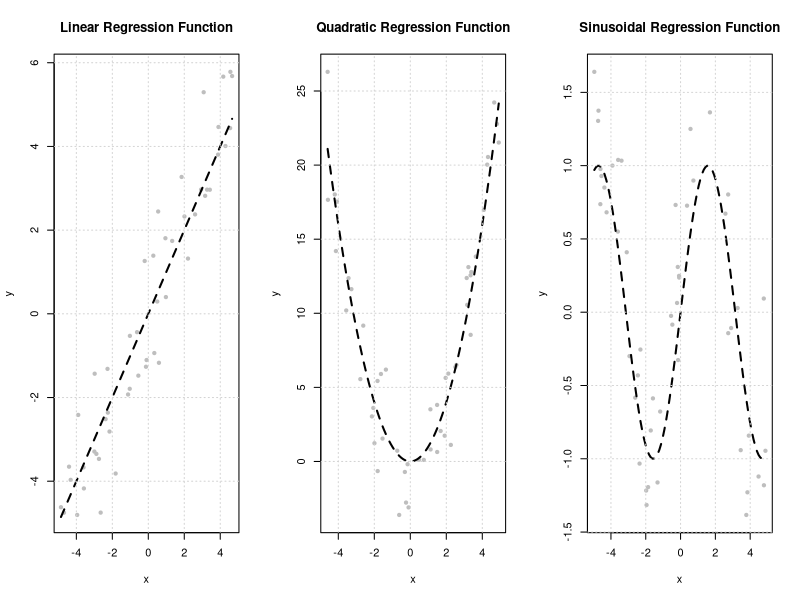
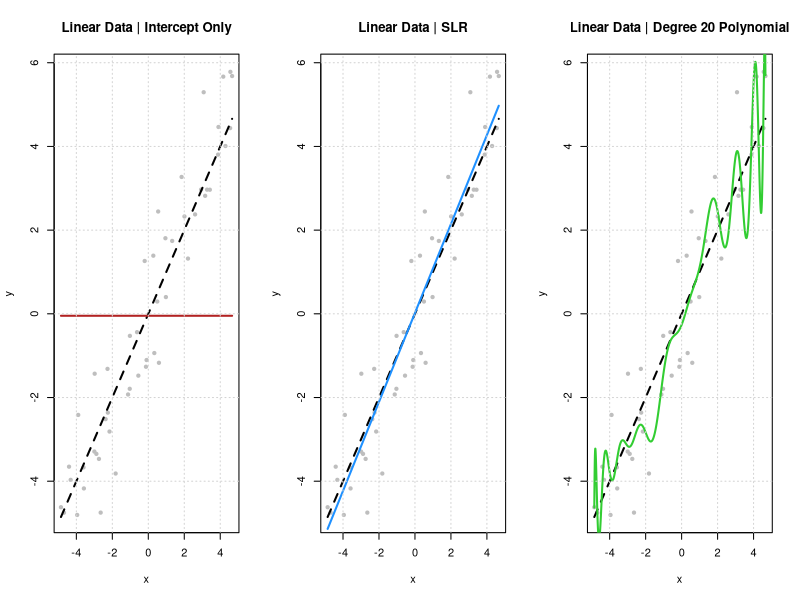
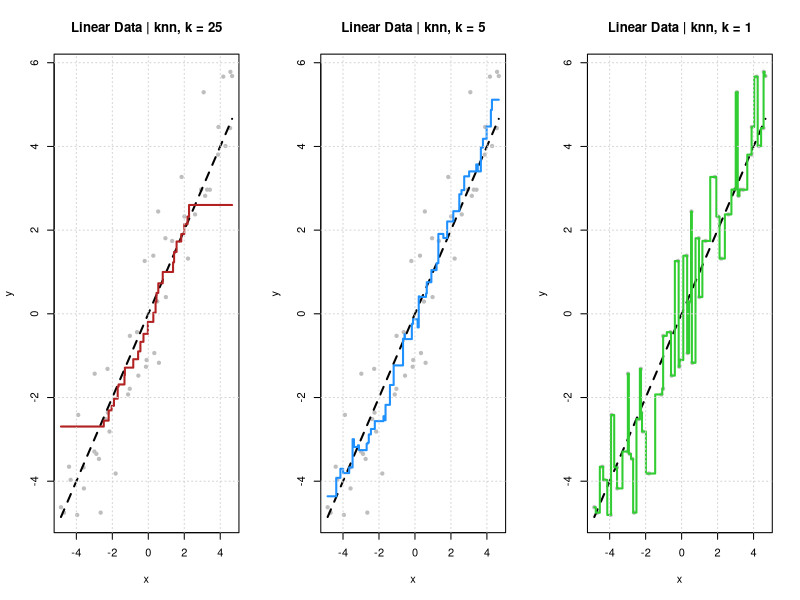
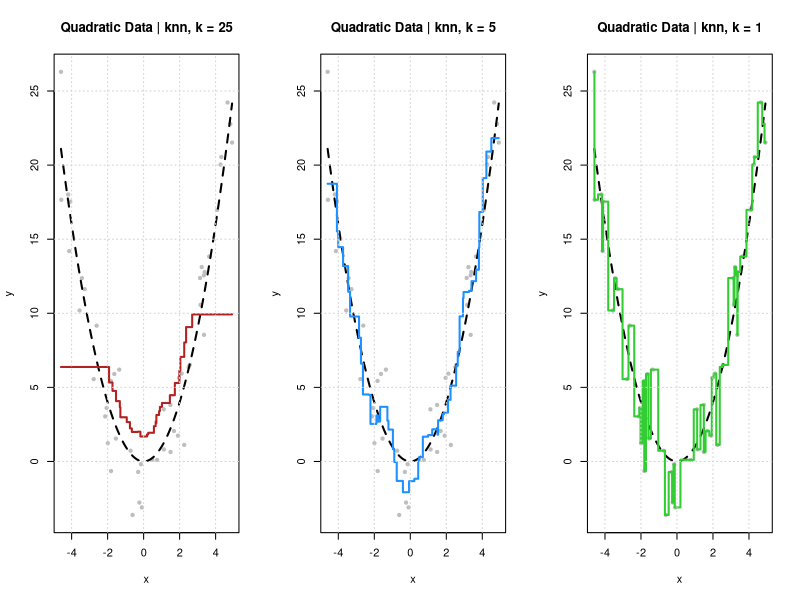
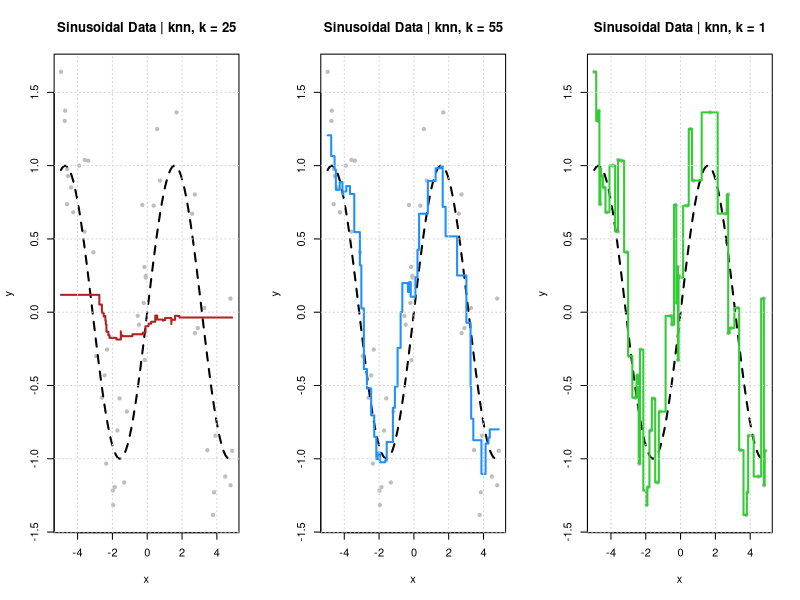
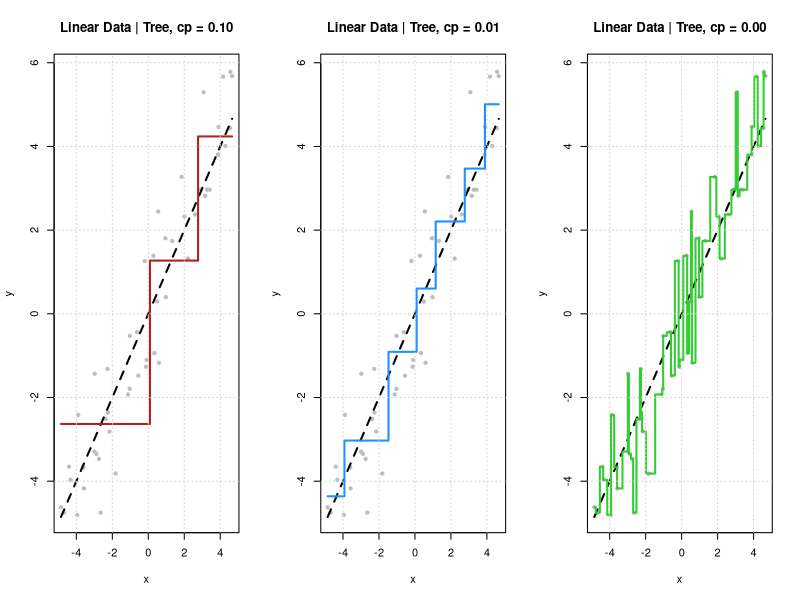
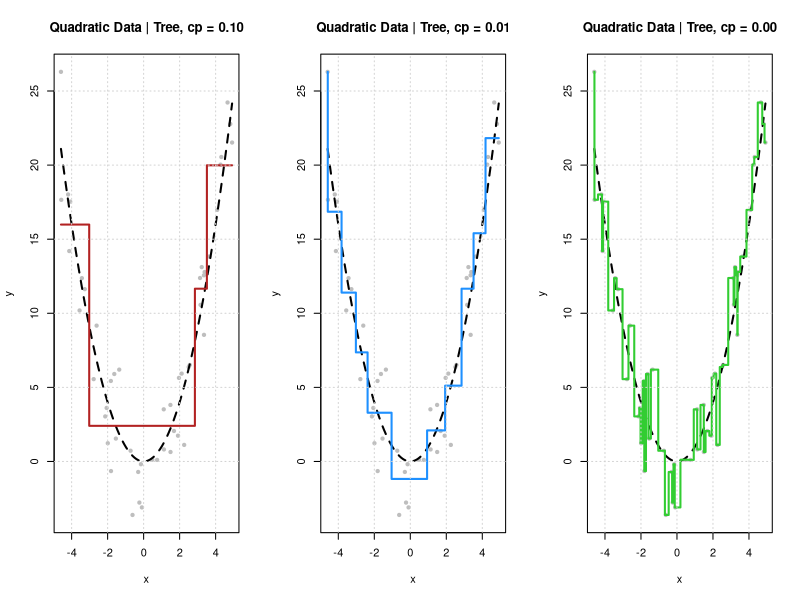
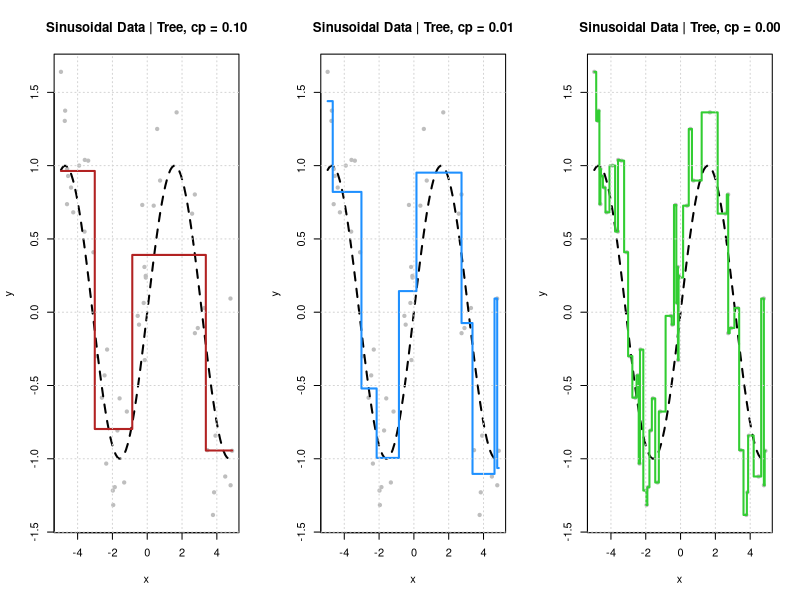

These figures' R source, in order:
## ---- chunk 1
knitr::opts_chunk$set(cache = TRUE, autodep = TRUE, fig.align = "center")
## ---- chunk 2
library(tibble)
library(caret)
library(rpart)
library(knitr)
library(kableExtra)
library(dplyr)
## ---- chunk 3
line_reg_fun = function(x) {
  x
}
## ---- chunk 4
quad_reg_fun = function(x) {
  x ^ 2
}
## ---- chunk 5
sine_reg_fun = function(x) {
  sin(x)
}
## ---- chunk 6
gen_sim_data = function(f, sample_size = 50, sd = 1) {
  x = runif(n = sample_size, min = -5, max = 5)
  y = rnorm(n = sample_size, mean = f(x), sd = sd)
  tibble::tibble(x = x, y = y)
}
## ---- chunk 7
set.seed(5)
line_data = gen_sim_data(f = line_reg_fun, sample_size = 50, sd = 1.0)
quad_data = gen_sim_data(f = quad_reg_fun, sample_size = 50, sd = 2.0)
sine_data = gen_sim_data(f = sine_reg_fun, sample_size = 50, sd = 0.5)
## ---- chunk 8
set.seed(42)
line_data_unseen = gen_sim_data(f = line_reg_fun, sample_size = 100000, sd = 1.0)
quad_data_unseen = gen_sim_data(f = quad_reg_fun, sample_size = 100000, sd = 2.0)
sine_data_unseen = gen_sim_data(f = sine_reg_fun, sample_size = 100000, sd = 0.5)
## ---- chunk 9
x_grid = tibble(x = seq(-5, 5, by = 0.001))
## ---- chunk 10
par(mfrow = c (1, 3))

plot(line_data, pch = 20, col = "grey",
     main = "Linear Regression Function")
curve(line_reg_fun(x), add = TRUE, lwd = 2, lty = 2)
grid()

plot(quad_data, pch = 20, col = "grey",
     main = "Quadratic Regression Function")
curve(quad_reg_fun(x), add = TRUE, lwd = 2, lty = 2)
grid()

plot(sine_data, pch = 20, col = "grey",
     main = "Sinusoidal Regression Function")
curve(sine_reg_fun(x), add = TRUE, lwd = 2, lty = 2)
grid()
## ---- chunk 11
calc_rmse = function(model, data, response) {
  actual = data[[response]]
  predicted = predict(model, data)
  sqrt(mean((actual - predicted) ^ 2))
}
## ---- chunk 12
lm_line_int = lm(y ~ 1,                    data = line_data)
lm_line_slr = lm(y ~ poly(x, degree = 1),  data = line_data)
lm_line_ply = lm(y ~ poly(x, degree = 20), data = line_data)
## ---- chunk 13
par(mfrow = c(1, 3))

plot(line_data, pch = 20, col = "grey",
     main = "Linear Data | Intercept Only")
curve(line_reg_fun(x), add = TRUE, lwd = 2, lty = 2)
curve(predict(lm_line_int, tibble(x = x)), 
      col = "firebrick", lwd = 2, lty = 1, add = TRUE, n = 10000)
grid()

plot(line_data, pch = 20, col = "grey",
     main = "Linear Data | SLR")
curve(line_reg_fun(x), add = TRUE, lwd = 2, lty = 2)
curve(predict(lm_line_slr, tibble(x = x)),
      col = "dodgerblue", lwd = 2, lty = 1, add = TRUE, n = 10000)
grid()

plot(line_data, pch = 20, col = "grey",
     main = "Linear Data | Degree 20 Polynomial")
curve(line_reg_fun(x), add = TRUE, lwd = 2, lty = 2)
curve(predict(lm_line_ply, tibble(x = x)),
      col = "limegreen", lwd = 2, lty = 1, add = TRUE, n = 10000)
grid()
## ---- chunk 14
knn_line_25 = knnreg(y ~ x, data = line_data, k = 25)
knn_line_05 = knnreg(y ~ x, data = line_data, k = 5)
knn_line_01 = knnreg(y ~ x, data = line_data, k = 1)
## ---- chunk 15
par(mfrow = c(1, 3))

plot(line_data, pch = 20, col = "grey",
     main = "Linear Data | knn, k = 25")
curve(line_reg_fun(x), add = TRUE, lwd = 2, lty = 2)
curve(predict(knn_line_25, tibble(x = x)), 
      col = "firebrick", lwd = 2, lty = 1, add = TRUE, n = 10000)
grid()

plot(line_data, pch = 20, col = "grey",
     main = "Linear Data | knn, k = 5")
curve(line_reg_fun(x), add = TRUE, lwd = 2, lty = 2)
curve(predict(knn_line_05, tibble(x = x)),
      col = "dodgerblue", lwd = 2, lty = 1, add = TRUE, n = 10000)
grid()

plot(line_data, pch = 20, col = "grey",
     main = "Linear Data | knn, k = 1")
curve(line_reg_fun(x), add = TRUE, lwd = 2, lty = 2)
curve(predict(knn_line_01, tibble(x = x)),
      col = "limegreen", lwd = 2, lty = 1, add = TRUE, n = 10000)
grid()
## ---- chunk 16
knn_line_trn_rmse = c(
  calc_rmse(model = knn_line_25, data = line_data, response = "y"),
  calc_rmse(model = knn_line_05, data = line_data, response = "y"),
  calc_rmse(model = knn_line_01, data = line_data, response = "y"))

knn_line_tst_rmse = c(
  calc_rmse(model = knn_line_25, data = line_data_unseen, response = "y"),
  calc_rmse(model = knn_line_05, data = line_data_unseen, response = "y"),
  calc_rmse(model = knn_line_01, data = line_data_unseen, response = "y"))

tibble(k = c(25, 5, 1),
       "Train RMSE" = round(knn_line_trn_rmse, 3),
       "Test RMSE" = round(knn_line_tst_rmse, 3)) %>%
  kable %>% 
  kable_styling("striped", full_width = FALSE)
## ---- chunk 17
knn_quad_25 = knnreg(y ~ x, data = quad_data, k = 25)
knn_quad_05 = knnreg(y ~ x, data = quad_data, k = 5)
knn_quad_01 = knnreg(y ~ x, data = quad_data, k = 1)
## ---- chunk 18
par(mfrow = c(1, 3))

plot(quad_data, pch = 20, col = "grey",
     main = "Quadratic Data | knn, k = 25")
curve(quad_reg_fun(x), add = TRUE, lwd = 2, lty = 2)
curve(predict(knn_quad_25, tibble(x = x)), 
      col = "firebrick", lwd = 2, lty = 1, add = TRUE, n = 10000)
grid()

plot(quad_data, pch = 20, col = "grey",
     main = "Quadratic Data | knn, k = 5")
curve(quad_reg_fun(x), add = TRUE, lwd = 2, lty = 2)
curve(predict(knn_quad_05, tibble(x = x)),
      col = "dodgerblue", lwd = 2, lty = 1, add = TRUE, n = 10000)
grid()

plot(quad_data, pch = 20, col = "grey",
     main = "Quadratic Data | knn, k = 1")
curve(quad_reg_fun(x), add = TRUE, lwd = 2, lty = 2)
curve(predict(knn_quad_01, tibble(x = x)),
      col = "limegreen", lwd = 2, lty = 1, add = TRUE, n = 10000)
grid()
## ---- chunk 19
knn_quad_trn_rmse = c(
  calc_rmse(model = knn_quad_25, data = quad_data, response = "y"),
  calc_rmse(model = knn_quad_05, data = quad_data, response = "y"),
  calc_rmse(model = knn_quad_01, data = quad_data, response = "y"))

knn_quad_tst_rmse = c(
  calc_rmse(model = knn_quad_25, data = quad_data_unseen, response = "y"),
  calc_rmse(model = knn_quad_05, data = quad_data_unseen, response = "y"),
  calc_rmse(model = knn_quad_01, data = quad_data_unseen, response = "y"))

tibble(k = c(25, 5, 1),
       "Train RMSE" = round(knn_quad_trn_rmse, 3),
       "Test RMSE" = round(knn_quad_tst_rmse, 3)) %>%
  kable %>% 
  kable_styling("striped", full_width = FALSE)
## ---- chunk 20
knn_sine_25 = knnreg(y ~ x, data = sine_data, k = 25)
knn_sine_05 = knnreg(y ~ x, data = sine_data, k = 5)
knn_sine_01 = knnreg(y ~ x, data = sine_data, k = 1)
## ---- chunk 21
par(mfrow = c(1, 3))

plot(sine_data, pch = 20, col = "grey",
     main = "Sinusoidal Data | knn, k = 25")
curve(sine_reg_fun(x), add = TRUE, lwd = 2, lty = 2)
curve(predict(knn_sine_25, tibble(x = x)), 
      col = "firebrick", lwd = 2, lty = 1, add = TRUE, n = 10000)
grid()

plot(sine_data, pch = 20, col = "grey",
     main = "Sinusoidal Data | knn, k = 55")
curve(sine_reg_fun(x), add = TRUE, lwd = 2, lty = 2)
curve(predict(knn_sine_05, tibble(x = x)),
      col = "dodgerblue", lwd = 2, lty = 1, add = TRUE, n = 10000)
grid()

plot(sine_data, pch = 20, col = "grey",
     main = "Sinusoidal Data | knn, k = 1")
curve(sine_reg_fun(x), add = TRUE, lwd = 2, lty = 2)
curve(predict(knn_sine_01, tibble(x = x)),
      col = "limegreen", lwd = 2, lty = 1, add = TRUE, n = 10000)
grid()
## ---- chunk 22
knn_sine_trn_rmse = c(
  calc_rmse(model = knn_sine_25, data = sine_data, response = "y"),
  calc_rmse(model = knn_sine_05, data = sine_data, response = "y"),
  calc_rmse(model = knn_sine_01, data = sine_data, response = "y"))

knn_sine_tst_rmse = c(
  calc_rmse(model = knn_sine_25, data = sine_data_unseen, response = "y"),
  calc_rmse(model = knn_sine_05, data = sine_data_unseen, response = "y"),
  calc_rmse(model = knn_sine_01, data = sine_data_unseen, response = "y"))

tibble(k = c(25, 5, 1),
       "Train RMSE" = round(knn_sine_trn_rmse, 3),
       "Test RMSE" = round(knn_sine_tst_rmse, 3)) %>%
  kable %>% 
  kable_styling("striped", full_width = FALSE)
## ---- chunk 23
tree_line_010 = rpart(y ~ x, data = line_data, cp = 0.10, minsplit = 2)
tree_line_001 = rpart(y ~ x, data = line_data, cp = 0.01, minsplit = 2)
tree_line_000 = rpart(y ~ x, data = line_data, cp = 0.00, minsplit = 2)
## ---- chunk 24
par(mfrow = c(1, 3))

plot(line_data, pch = 20, col = "grey",
     main = "Linear Data | Tree, cp = 0.10")
curve(line_reg_fun(x), add = TRUE, lwd = 2, lty = 2)
curve(predict(tree_line_010, tibble(x = x)), 
      col = "firebrick", lwd = 2, lty = 1, add = TRUE, n = 10000)
grid()

plot(line_data, pch = 20, col = "grey",
     main = "Linear Data | Tree, cp = 0.01")
curve(line_reg_fun(x), add = TRUE, lwd = 2, lty = 2)
curve(predict(tree_line_001, tibble(x = x)),
      col = "dodgerblue", lwd = 2, lty = 1, add = TRUE, n = 10000)
grid()

plot(line_data, pch = 20, col = "grey",
     main = "Linear Data | Tree, cp = 0.00")
curve(line_reg_fun(x), add = TRUE, lwd = 2, lty = 2)
curve(predict(tree_line_000, tibble(x = x)),
      col = "limegreen", lwd = 2, lty = 1, add = TRUE, n = 10000)
grid()
## ---- chunk 25
tree_line_trn_rmse = c(
  calc_rmse(model = tree_line_010, data = line_data, response = "y"),
  calc_rmse(model = tree_line_001, data = line_data, response = "y"),
  calc_rmse(model = tree_line_000, data = line_data, response = "y"))

tree_line_tst_rmse = c(
  calc_rmse(model = tree_line_010, data = line_data_unseen, response = "y"),
  calc_rmse(model = tree_line_001, data = line_data_unseen, response = "y"),
  calc_rmse(model = tree_line_000, data = line_data_unseen, response = "y"))

tibble(k = c(25, 5, 1),
       "Train RMSE" = round(tree_line_trn_rmse, 3),
       "Test RMSE" = round(tree_line_tst_rmse, 3)) %>%
  kable %>% 
  kable_styling("striped", full_width = FALSE)
## ---- chunk 26
tree_quad_010 = rpart(y ~ x, data = quad_data, cp = 0.10, minsplit = 2)
tree_quad_001 = rpart(y ~ x, data = quad_data, cp = 0.01, minsplit = 2)
tree_quad_000 = rpart(y ~ x, data = quad_data, cp = 0.00, minsplit = 2)
## ---- chunk 27
par(mfrow = c(1, 3))

plot(quad_data, pch = 20, col = "grey",
     main = "Quadratic Data | Tree, cp = 0.10")
curve(quad_reg_fun(x), add = TRUE, lwd = 2, lty = 2)
curve(predict(tree_quad_010, tibble(x = x)), 
      col = "firebrick", lwd = 2, lty = 1, add = TRUE, n = 10000)
grid()

plot(quad_data, pch = 20, col = "grey",
     main = "Quadratic Data | Tree, cp = 0.01")
curve(quad_reg_fun(x), add = TRUE, lwd = 2, lty = 2)
curve(predict(tree_quad_001, tibble(x = x)),
      col = "dodgerblue", lwd = 2, lty = 1, add = TRUE, n = 10000)
grid()

plot(quad_data, pch = 20, col = "grey",
     main = "Quadratic Data | Tree, cp = 0.00")
curve(quad_reg_fun(x), add = TRUE, lwd = 2, lty = 2)
curve(predict(tree_quad_000, tibble(x = x)),
      col = "limegreen", lwd = 2, lty = 1, add = TRUE, n = 10000)
grid()
## ---- chunk 28
tree_quad_trn_rmse = c(
  calc_rmse(model = tree_quad_010, data = quad_data, response = "y"),
  calc_rmse(model = tree_quad_001, data = quad_data, response = "y"),
  calc_rmse(model = tree_quad_000, data = quad_data, response = "y"))

tree_quad_tst_rmse = c(
  calc_rmse(model = tree_quad_010, data = quad_data_unseen, response = "y"),
  calc_rmse(model = tree_quad_001, data = quad_data_unseen, response = "y"),
  calc_rmse(model = tree_quad_000, data = quad_data_unseen, response = "y"))

tibble(k = c(25, 5, 1),
       "Train RMSE" = round(tree_quad_trn_rmse, 3),
       "Test RMSE" = round(tree_quad_tst_rmse, 3)) %>%
  kable %>% 
  kable_styling("striped", full_width = FALSE)
## ---- chunk 29
tree_sine_010 = rpart(y ~ x, data = sine_data, cp = 0.10, minsplit = 2)
tree_sine_001 = rpart(y ~ x, data = sine_data, cp = 0.01, minsplit = 2)
tree_sine_000 = rpart(y ~ x, data = sine_data, cp = 0.00, minsplit = 2)
## ---- chunk 30
par(mfrow = c(1, 3))

plot(sine_data, pch = 20, col = "grey",
     main = "Sinusoidal Data | Tree, cp = 0.10")
curve(sine_reg_fun(x), add = TRUE, lwd = 2, lty = 2)
curve(predict(tree_sine_010, tibble(x = x)), 
      col = "firebrick", lwd = 2, lty = 1, add = TRUE, n = 10000)
grid()

plot(sine_data, pch = 20, col = "grey",
     main = "Sinusoidal Data | Tree, cp = 0.01")
curve(sine_reg_fun(x), add = TRUE, lwd = 2, lty = 2)
curve(predict(tree_sine_001, tibble(x = x)),
      col = "dodgerblue", lwd = 2, lty = 1, add = TRUE, n = 10000)
grid()

plot(sine_data, pch = 20, col = "grey",
     main = "Sinusoidal Data | Tree, cp = 0.00")
curve(sine_reg_fun(x), add = TRUE, lwd = 2, lty = 2)
curve(predict(tree_sine_000, tibble(x = x)),
      col = "limegreen", lwd = 2, lty = 1, add = TRUE, n = 10000)
grid()
## ---- chunk 31
tree_sine_trn_rmse = c(
  calc_rmse(model = tree_sine_010, data = sine_data, response = "y"),
  calc_rmse(model = tree_sine_001, data = sine_data, response = "y"),
  calc_rmse(model = tree_sine_000, data = sine_data, response = "y"))

tree_sine_tst_rmse = c(
  calc_rmse(model = tree_sine_010, data = sine_data_unseen, response = "y"),
  calc_rmse(model = tree_sine_001, data = sine_data_unseen, response = "y"),
  calc_rmse(model = tree_sine_000, data = sine_data_unseen, response = "y"))

tibble(k = c(25, 5, 1),
       "Train RMSE" = round(tree_sine_trn_rmse, 3),
       "Test RMSE" = round(tree_sine_tst_rmse, 3)) %>%
  kable %>% 
  kable_styling("striped", full_width = FALSE)
## ---- chunk 32
calc_rmse = function(model, data, response) {
  actual = data[[response]]
  predicted = predict(model, data)
  sqrt(mean((actual - predicted) ^ 2))
}
